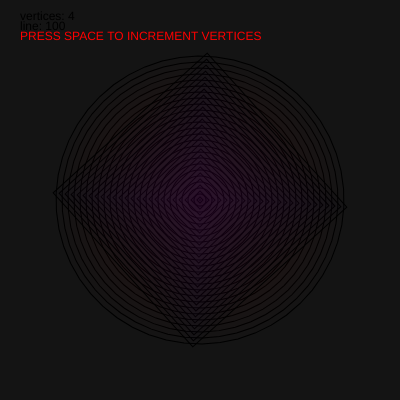
Frame 1 (no input)
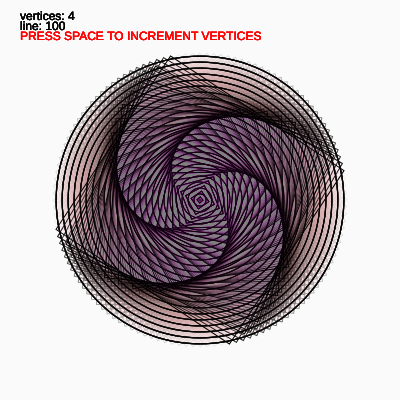
Frame 60 (no input)
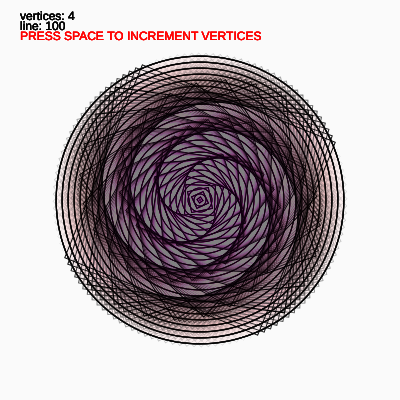
Frame 120 (the mouse pressed at the canvas centre since frame 60)

The p5.js sketch that drew these frames (run headless with seeded random() and noise() and a simulated clock; from frame 60 on, the mouse is pressed at the canvas centre):

// p5.js sketch
// ── sketch.js
var steps = 50;
var verts = 4;
var counter = 0;
var speed = 100;
var strk = false;
var fill = true;
var playing = true;
var colorSwitcherX;
var colorSwitcherY;

function setup()
{
  createCanvas(400,400);
  background(0,0,0);
  blendMode(SUBTRACT);
  textSize(12);
}

function draw()
{
  if(playing)
  {
    counter++;
    background(255, 255, 255, 20);
  //recreate window repetition thing

    push();
    fill(0);
    text("vertices: " + verts,20,20);
    text("line: " + (200-speed),20,30);
    fill(255,0,0);
    text("PRESS SPACE TO INCREMENT VERTICES", 20,40);
    pop();

    push();
    translate(width/2, height/2);
    for (var i = 0; i < steps; i++)
    {
      noFill();

      if (i%2==0){
        //stroke(255,0,0, 50-2*i);
        if(fill){
          fill(255,0,0, 1);
        }
        polygon(0, 0, i*3, 50);
      }
      else {
        if(fill){
          //stroke(255,125,0,50-2*i);
          fill(100,125,225,1);
        }
        polygon(0, 0, i*3, verts);
      }

      rotate(0.1 * counter/speed);
    }
    pop();
  }
}

function polygon(x, y, radius, npoints)
{
  var angle = TWO_PI / npoints;
  beginShape();
  for (var a = 0; a < TWO_PI; a += angle) {
    var sx = x + cos(a) * radius;
    var sy = y + sin(a) * radius;
    vertex(sx, sy);
  }
  endShape(CLOSE);
}

function keyPressed()
{
  if(key == ENTER)
  {
    playing = !playing;
  }
    if(key == ' ')
  {
    if(verts < 10)
    verts++;
    else
      verts = 2;
  }
  if(key == 'l')
  {
    if(strk)
      stroke(0);
    else
      stroke(255,255,255,225);
    strk = !strk;
  }
}
